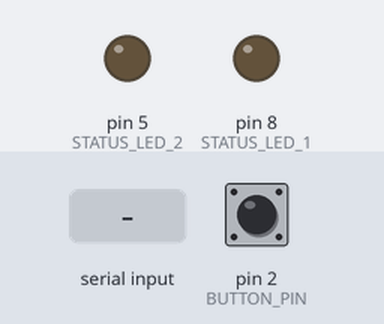
Simulated run of this sketch. Board: Arduino Uno, built with avr-gcc and run on an emulated ATmega328P. Shown: output pins drawn as LEDs (lit = HIGH). Inputs (shaded band) come from the test bench; at power-on: pin 2 (BUTTON_PIN) HIGH.

Above: at 1.2 s.
1.3 s: "LED1ON\n" received over Serial
At 1.7 s:
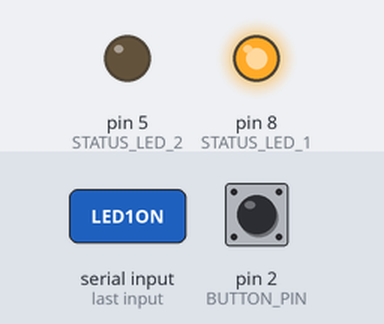
2.8 s: "LED2ON\n" received over Serial
At 4.0 s:
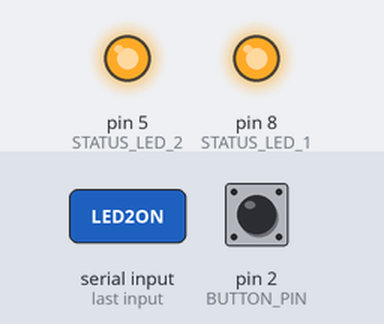
4.3 s: "LED1OFF\n" received over Serial
At 5.2 s:
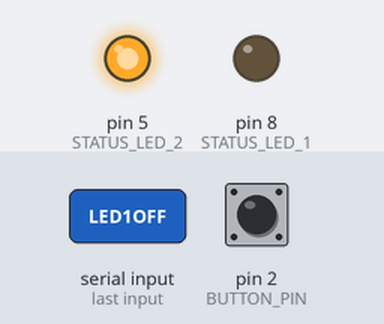
7.5 s: "LED2OFF\n" received over Serial
At 8.8 s:
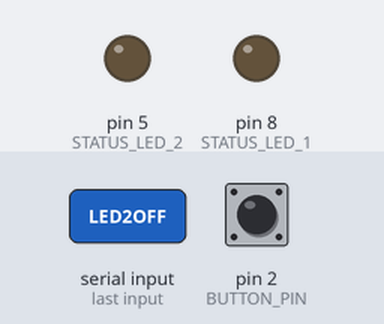
Timing chart, 0 to 10.0 s (numbered marks = the images above; inputs shaded):
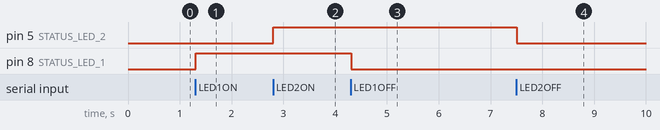

The sketch:

serial-button.ino
```cpp
const int BUTTON_PIN = 2;
const int STATUS_LED_1 = 8;
const int STATUS_LED_2 = 5;
const unsigned long DEBOUNCE_DELAY = 50;

int lastButtonState = HIGH;
int buttonState = HIGH;
unsigned long lastDebounceTime = 0;
String serialInput = "";

void setup() {
  Serial.begin(9600);
  pinMode(BUTTON_PIN, INPUT_PULLUP);
  pinMode(STATUS_LED_1, OUTPUT);
  pinMode(STATUS_LED_2, OUTPUT);
  digitalWrite(STATUS_LED_1, LOW);
  digitalWrite(STATUS_LED_2, LOW);
}

void loop() {
  int reading = digitalRead(BUTTON_PIN);

  if (reading != lastButtonState) {
    lastDebounceTime = millis();
  }

  if ((millis() - lastDebounceTime) > DEBOUNCE_DELAY) {
    if (reading != buttonState) {
      buttonState = reading;

      if (buttonState == LOW) {
        Serial.println("DOWN");
      } else {
        Serial.println("UP");
      }
    }
  }

  lastButtonState = reading;

  while (Serial.available()) {
    char c = Serial.read();
    if (c == '\n' || c == '\r') {
      if (serialInput == "LED1ON") {
        digitalWrite(STATUS_LED_1, HIGH);
      } else if (serialInput == "LED1OFF") {
        digitalWrite(STATUS_LED_1, LOW);
      } else if (serialInput == "LED2ON") {
        digitalWrite(STATUS_LED_2, HIGH);
      } else if (serialInput == "LED2OFF") {
        digitalWrite(STATUS_LED_2, LOW);
      }
      serialInput = "";
    } else {
      serialInput += c;
    }
  }
}
```

Measured:
- after the input at 1.3 s, pin 8 (STATUS_LED_1): LOW → HIGH at once
- after the input at 2.8 s, pin 5 (STATUS_LED_2): LOW → HIGH at once
- after the input at 4.3 s, pin 8 (STATUS_LED_1): HIGH → LOW at once
- after the input at 7.5 s, pin 5 (STATUS_LED_2): HIGH → LOW at once
